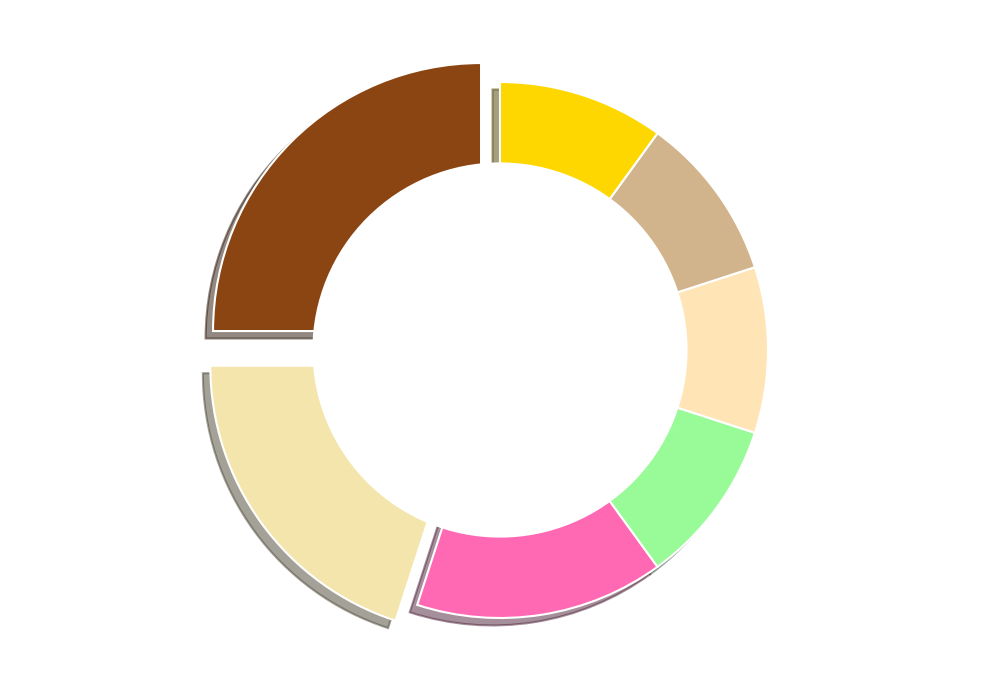

Source code (Python):
import matplotlib.pyplot as plt
import numpy as np

# Data for the pie chart
popularity = [25, 20, 15, 10, 10, 10, 10]

# Colors for each flavor
colors = ['#8B4513', '#F3E5AB', '#FF69B4', '#98FB98', '#FFE4B5', '#D2B48C', '#FFD700']

# Explode the 'Chocolate' and 'Vanilla' slices for emphasis
explode = (0.1, 0.1, 0, 0, 0, 0, 0)

# Create the figure and axis
fig, ax = plt.subplots(figsize=(10, 7))

# Plot donut chart without labels or text inside the wedges
ax.pie(
    popularity, 
    startangle=90, 
    colors=colors, 
    explode=explode,
    shadow=True,
    wedgeprops=dict(edgecolor='w', linewidth=1.5)
)

# Create the donut hole by plotting a white circle in the center
centre_circle = plt.Circle((0, 0), 0.70, fc='white')
ax.add_artist(centre_circle)

# Improve layout
plt.tight_layout()

# Display the plot
plt.show()
